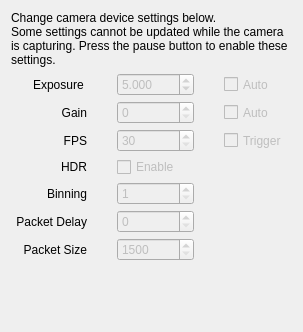
           <widget class="QWidget" name="tabCameraSettings">
            <attribute name="title">
             <string>Device Settings</string>
            </attribute>
            <layout class="QHBoxLayout" name="horizontalLayout_6">
             <item>
              <layout class="QVBoxLayout" name="verticalLayout_8" stretch="0,0,0">
               <property name="topMargin">
                <number>0</number>
               </property>
               <property name="rightMargin">
                <number>0</number>
               </property>
               <item>
                <widget class="QLabel" name="lblDeviceSettingsDescription">
                 <property name="sizePolicy">
                  <sizepolicy hsizetype="Preferred" vsizetype="Preferred">
                   <horstretch>0</horstretch>
                   <verstretch>0</verstretch>
                  </sizepolicy>
                 </property>
                 <property name="text">
                  <string>&lt;html&gt;&lt;head/&gt;&lt;body&gt;&lt;p&gt;Change camera device settings below. &lt;br&gt;Some settings cannot be updated while the camera is capturing. Press the pause button to enable these settings.&lt;/p&gt;&lt;/body&gt;&lt;/html&gt;</string>
                 </property>
                 <property name="wordWrap">
                  <bool>true</bool>
                 </property>
                 <property name="margin">
                  <number>3</number>
                 </property>
                </widget>
               </item>
               <item>
                <layout class="QGridLayout" name="gridLayout_2" columnstretch="0,0,0">
                 <property name="sizeConstraint">
                  <enum>QLayout::SetDefaultConstraint</enum>
                 </property>
                 <property name="leftMargin">
                  <number>5</number>
                 </property>
                 <property name="topMargin">
                  <number>0</number>
                 </property>
                 <property name="rightMargin">
                  <number>5</number>
                 </property>
                 <property name="horizontalSpacing">
                  <number>30</number>
                 </property>
                 <property name="verticalSpacing">
                  <number>5</number>
                 </property>
                 <item row="2" column="2">
                  <widget class="QCheckBox" name="autoExposeCheck">
                   <property name="enabled">
                    <bool>false</bool>
                   </property>
                   <property name="sizePolicy">
                    <sizepolicy hsizetype="Preferred" vsizetype="Preferred">
                     <horstretch>0</horstretch>
                     <verstretch>0</verstretch>
                    </sizepolicy>
                   </property>
                   <property name="maximumSize">
                    <size>
                     <width>16777215</width>
                     <height>16777215</height>
                    </size>
                   </property>
                   <property name="text">
                    <string>Auto</string>
                   </property>
                  </widget>
                 </item>
                 <item row="9" column="0">
                  <spacer name="horizontalSpacer_6">
                   <property name="orientation">
                    <enum>Qt::Horizontal</enum>
                   </property>
                   <property name="sizeHint" stdset="0">
                    <size>
                     <width>40</width>
                     <height>20</height>
                    </size>
                   </property>
                  </spacer>
                 </item>
                 <item row="3" column="1">
                  <widget class="QSpinBox" name="gainSpinBox">
                   <property name="enabled">
                    <bool>false</bool>
                   </property>
                   <property name="sizePolicy">
                    <sizepolicy hsizetype="Preferred" vsizetype="Preferred">
                     <horstretch>0</horstretch>
                     <verstretch>0</verstretch>
                    </sizepolicy>
                   </property>
                  </widget>
                 </item>
                 <item row="4" column="1">
                  <widget class="QSpinBox" name="fpsSpinBox">
                   <property name="enabled">
                    <bool>false</bool>
                   </property>
                   <property name="sizePolicy">
                    <sizepolicy hsizetype="Preferred" vsizetype="Preferred">
                     <horstretch>0</horstretch>
                     <verstretch>0</verstretch>
                    </sizepolicy>
                   </property>
                   <property name="minimumSize">
                    <size>
                     <width>0</width>
                     <height>0</height>
                    </size>
                   </property>
                   <property name="maximumSize">
                    <size>
                     <width>16777215</width>
                     <height>16777215</height>
                    </size>
                   </property>
                   <property name="minimum">
                    <number>30</number>
                   </property>
                   <property name="maximum">
                    <number>60</number>
                   </property>
                   <property name="singleStep">
                    <number>30</number>
                   </property>
                  </widget>
                 </item>
                 <item row="3" column="0">
                  <widget class="QLabel" name="lblGain">
                   <property name="minimumSize">
                    <size>
                     <width>0</width>
                     <height>0</height>
                    </size>
                   </property>
                   <property name="maximumSize">
                    <size>
                     <width>16777215</width>
                     <height>16777215</height>
                    </size>
                   </property>
                   <property name="text">
                    <string>Gain</string>
                   </property>
                   <property name="alignment">
                    <set>Qt::AlignRight|Qt::AlignTrailing|Qt::AlignVCenter</set>
                   </property>
                  </widget>
                 </item>
                 <item row="7" column="1">
                  <widget class="QSpinBox" name="packetDelaySpinBox">
                   <property name="enabled">
                    <bool>false</bool>
                   </property>
                   <property name="sizePolicy">
                    <sizepolicy hsizetype="Preferred" vsizetype="Preferred">
                     <horstretch>0</horstretch>
                     <verstretch>0</verstretch>
                    </sizepolicy>
                   </property>
                   <property name="maximum">
                    <number>10000</number>
                   </property>
                  </widget>
                 </item>
                 <item row="5" column="0">
                  <widget class="QLabel" name="lblHDR">
                   <property name="minimumSize">
                    <size>
                     <width>0</width>
                     <height>0</height>
                    </size>
                   </property>
                   <property name="maximumSize">
                    <size>
                     <width>16777215</width>
                     <height>16777215</height>
                    </size>
                   </property>
                   <property name="text">
                    <string>HDR</string>
                   </property>
                   <property name="alignment">
                    <set>Qt::AlignRight|Qt::AlignTrailing|Qt::AlignVCenter</set>
                   </property>
                  </widget>
                 </item>
                 <item row="7" column="0">
                  <widget class="QLabel" name="lblPacketDelay">
                   <property name="toolTip">
                    <string extracomment="Delay between right and left images for increased performance on slow connections"/>
                   </property>
                   <property name="text">
                    <string>Packet Delay</string>
                   </property>
                   <property name="alignment">
                    <set>Qt::AlignRight|Qt::AlignTrailing|Qt::AlignVCenter</set>
                   </property>
                  </widget>
                 </item>
                 <item row="8" column="0">
                  <widget class="QLabel" name="lblPacketSize">
                   <property name="text">
                    <string>Packet Size</string>
                   </property>
                   <property name="alignment">
                    <set>Qt::AlignRight|Qt::AlignTrailing|Qt::AlignVCenter</set>
                   </property>
                  </widget>
                 </item>
                 <item row="8" column="1">
                  <widget class="QSpinBox" name="packetSizeSpinBox">
                   <property name="enabled">
                    <bool>false</bool>
                   </property>
                   <property name="sizePolicy">
                    <sizepolicy hsizetype="Preferred" vsizetype="Preferred">
                     <horstretch>0</horstretch>
                     <verstretch>0</verstretch>
                    </sizepolicy>
                   </property>
                   <property name="minimum">
                    <number>1500</number>
                   </property>
                   <property name="maximum">
                    <number>9000</number>
                   </property>
                   <property name="singleStep">
                    <number>4</number>
                   </property>
                  </widget>
                 </item>
                 <item row="4" column="0">
                  <widget class="QLabel" name="lblFPS">
                   <property name="minimumSize">
                    <size>
                     <width>0</width>
                     <height>0</height>
                    </size>
                   </property>
                   <property name="maximumSize">
                    <size>
                     <width>16777215</width>
                     <height>16777215</height>
                    </size>
                   </property>
                   <property name="text">
                    <string>FPS</string>
                   </property>
                   <property name="alignment">
                    <set>Qt::AlignRight|Qt::AlignTrailing|Qt::AlignVCenter</set>
                   </property>
                  </widget>
                 </item>
                 <item row="9" column="2">
                  <spacer name="horizontalSpacer_8">
                   <property name="orientation">
                    <enum>Qt::Horizontal</enum>
                   </property>
                   <property name="sizeHint" stdset="0">
                    <size>
                     <width>40</width>
                     <height>20</height>
                    </size>
                   </property>
                  </spacer>
                 </item>
                 <item row="4" column="2">
                  <widget class="QCheckBox" name="enabledTriggeredCheckbox">
                   <property name="enabled">
                    <bool>false</bool>
                   </property>
                   <property name="sizePolicy">
                    <sizepolicy hsizetype="Preferred" vsizetype="Preferred">
                     <horstretch>0</horstretch>
                     <verstretch>0</verstretch>
                    </sizepolicy>
                   </property>
                   <property name="maximumSize">
                    <size>
                     <width>16777215</width>
                     <height>16777215</height>
                    </size>
                   </property>
                   <property name="text">
                    <string>Trigger</string>
                   </property>
                  </widget>
                 </item>
                 <item row="5" column="1">
                  <widget class="QCheckBox" name="enableHDRCheckbox">
                   <property name="enabled">
                    <bool>false</bool>
                   </property>
                   <property name="sizePolicy">
                    <sizepolicy hsizetype="Preferred" vsizetype="Preferred">
                     <horstretch>0</horstretch>
                     <verstretch>0</verstretch>
                    </sizepolicy>
                   </property>
                   <property name="maximumSize">
                    <size>
                     <width>16777215</width>
                     <height>16777215</height>
                    </size>
                   </property>
                   <property name="text">
                    <string>Enable</string>
                   </property>
                  </widget>
                 </item>
                 <item row="6" column="1">
                  <widget class="QSpinBox" name="binningSpinBox">
                   <property name="enabled">
                    <bool>false</bool>
                   </property>
                   <property name="sizePolicy">
                    <sizepolicy hsizetype="Preferred" vsizetype="Preferred">
                     <horstretch>0</horstretch>
                     <verstretch>0</verstretch>
                    </sizepolicy>
                   </property>
                   <property name="minimumSize">
                    <size>
                     <width>0</width>
                     <height>0</height>
                    </size>
                   </property>
                   <property name="maximumSize">
                    <size>
                     <width>16777215</width>
                     <height>16777215</height>
                    </size>
                   </property>
                   <property name="minimum">
                    <number>1</number>
                   </property>
                   <property name="maximum">
                    <number>4</number>
                   </property>
                  </widget>
                 </item>
                 <item row="6" column="0">
                  <widget class="QLabel" name="lblBinning">
                   <property name="minimumSize">
                    <size>
                     <width>0</width>
                     <height>0</height>
                    </size>
                   </property>
                   <property name="maximumSize">
                    <size>
                     <width>16777215</width>
                     <height>16777215</height>
                    </size>
                   </property>
                   <property name="text">
                    <string>Binning</string>
                   </property>
                   <property name="alignment">
                    <set>Qt::AlignRight|Qt::AlignTrailing|Qt::AlignVCenter</set>
                   </property>
                  </widget>
                 </item>
                 <item row="2" column="0">
                  <widget class="QLabel" name="lblExposure">
                   <property name="minimumSize">
                    <size>
                     <width>0</width>
                     <height>0</height>
                    </size>
                   </property>
                   <property name="maximumSize">
                    <size>
                     <width>16777215</width>
                     <height>16777215</height>
                    </size>
                   </property>
                   <property name="text">
                    <string>Exposure </string>
                   </property>
                   <property name="alignment">
                    <set>Qt::AlignRight|Qt::AlignTrailing|Qt::AlignVCenter</set>
                   </property>
                  </widget>
                 </item>
                 <item row="3" column="2">
                  <widget class="QCheckBox" name="autoGainCheckBox">
                   <property name="enabled">
                    <bool>false</bool>
                   </property>
                   <property name="sizePolicy">
                    <sizepolicy hsizetype="Preferred" vsizetype="Preferred">
                     <horstretch>0</horstretch>
                     <verstretch>0</verstretch>
                    </sizepolicy>
                   </property>
                   <property name="maximumSize">
                    <size>
                     <width>16777215</width>
                     <height>16777215</height>
                    </size>
                   </property>
                   <property name="text">
                    <string>Auto</string>
                   </property>
                  </widget>
                 </item>
                 <item row="2" column="1">
                  <widget class="QDoubleSpinBox" name="exposureSpinBox">
                   <property name="enabled">
                    <bool>false</bool>
                   </property>
                   <property name="sizePolicy">
                    <sizepolicy hsizetype="Preferred" vsizetype="Preferred">
                     <horstretch>0</horstretch>
                     <verstretch>0</verstretch>
                    </sizepolicy>
                   </property>
                   <property name="minimumSize">
                    <size>
                     <width>0</width>
                     <height>0</height>
                    </size>
                   </property>
                   <property name="maximumSize">
                    <size>
                     <width>16777215</width>
                     <height>16777215</height>
                    </size>
                   </property>
                   <property name="layoutDirection">
                    <enum>Qt::LeftToRight</enum>
                   </property>
                   <property name="alignment">
                    <set>Qt::AlignLeading|Qt::AlignLeft|Qt::AlignVCenter</set>
                   </property>
                   <property name="decimals">
                    <number>3</number>
                   </property>
                   <property name="minimum">
                    <double>0.010000000000000</double>
                   </property>
                   <property name="maximum">
                    <double>1000.000000000000000</double>
                   </property>
                   <property name="singleStep">
                    <double>0.250000000000000</double>
                   </property>
                   <property name="value">
                    <double>5.000000000000000</double>
                   </property>
                  </widget>
                 </item>
                 <item row="9" column="1">
                  <spacer name="horizontalSpacer_7">
                   <property name="orientation">
                    <enum>Qt::Horizontal</enum>
                   </property>
                   <property name="sizeHint" stdset="0">
                    <size>
                     <width>40</width>
                     <height>20</height>
                    </size>
                   </property>
                  </spacer>
                 </item>
                </layout>
               </item>
               <item>
                <spacer name="verticalSpacer_3">
                 <property name="orientation">
                  <enum>Qt::Vertical</enum>
                 </property>
                 <property name="sizeHint" stdset="0">
                  <size>
                   <width>10</width>
                   <height>40</height>
                  </size>
                 </property>
                </spacer>
               </item>
              </layout>
             </item>
            </layout>
           </widget>
